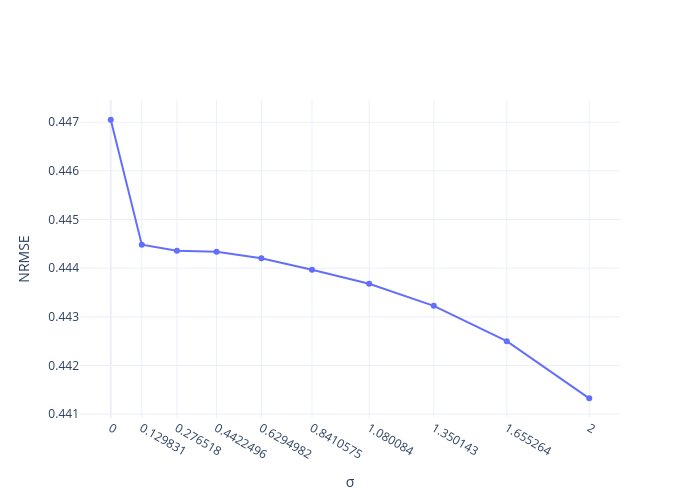

The notebook cell this image was saved under:
### Code cell
fig = go.Figure()

fig.add_trace(
    go.Scatter(
        x=sigma_vals,
        y=sigma_trials_nmrse_avg_combined,
        mode="lines+markers",
        name=f"x(t+1)",
    )
)

fig.update_layout(
    xaxis_title="σ",
    yaxis_title="NRMSE",
    xaxis=dict(tickmode="array", tickvals=sigma_vals),
    template="plotly_white",
    width=700,
    height=500,
)

fig.show()

### Figure 1 — Plotly figure (JSON) as saved in the notebook; plotly's stock layout.template omitted (floating-point values rounded to 4 significant figures)
{"data": [{"mode": "lines+markers", "name": "x(t+1)", "type": "scatter", "x": [0.0, 0.1298, 0.2765, 0.4422, 0.6295, 0.8411, 1.08, 1.35, 1.655, 2.0], "y": [0.4471, 0.4445, 0.4444, 0.4443, 0.4442, 0.444, 0.4437, 0.4432, 0.4425, 0.4413]}], "layout": {"height": 500, "width": 700, "xaxis": {"tickmode": "array", "tickvals": [0.0, 0.1298, 0.2765, 0.4422, 0.6295, 0.8411, 1.08, 1.35, 1.655, 2.0], "title": {"text": "σ"}}, "yaxis": {"title": {"text": "NRMSE"}}}}
